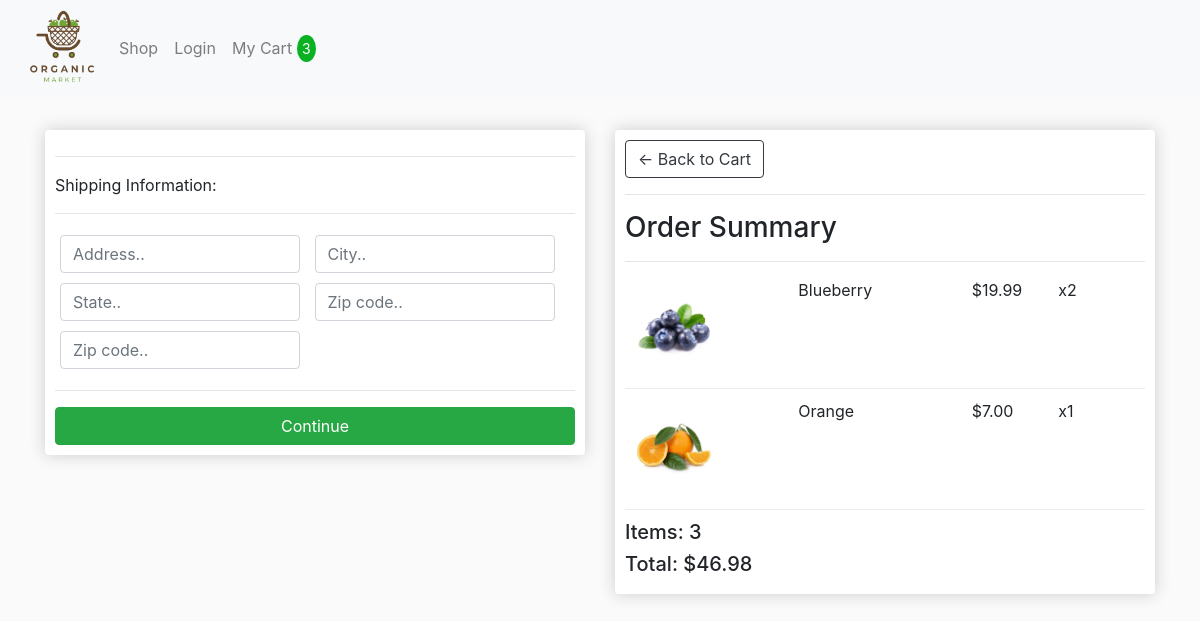
The app's page /checkout/ (signed in) with its own data.
### store/models.py (models this page shows, shortened)
class OrderItem(models.Model):
	product = models.ForeignKey(Product, on_delete=models.SET_NULL, null=True)
	order = models.ForeignKey(Order, on_delete=models.SET_NULL, null=True)
	quantity = models.IntegerField(default=0, null=True, blank=True)
	date_added = models.DateTimeField(auto_now_add=True)
	@property
	def get_total(self):
		total = self.product.price * self.quantity
		return total

class Product(models.Model):
	name = models.CharField(max_length=200)
	price = models.FloatField()
	digital = models.BooleanField(default=False,null=True, blank=True)
	image = models.ImageField(null=True, blank=True)
	reg_date = models.DateTimeField("reg_date")
	@property
	def imageURL(self):
		try:
			url = self.image.url
		except:
			url = ''
		return url

class Order(models.Model):
	customer = models.ForeignKey(Customer, on_delete=models.SET_NULL, null=True, blank=True)
	date_ordered = models.DateTimeField(auto_now_add=True)
	complete = models.BooleanField(default=False)
	transaction_id = models.CharField(max_length=100, null=True)
	@property
	def shipping(self):
		shipping = False
		orderitems = self.orderitem_set.all()
		for i in orderitems:
			if i.product.digital == False:
				shipping = True
		return shipping
	@property
	def get_cart_total(self):
		orderitems = self.orderitem_set.all()
		total = sum([item.get_total for item in orderitems])
		return total
	@property
	def get_cart_items(self):
		orderitems = self.orderitem_set.all()
		total = sum([item.quantity for item in orderitems])
		return total

### store/views.py (the view)
# urls.py: path('checkout/', views.checkout, name="checkout"),
def checkout(request):
	data = cartData(request)
	cartItems = data['cartItems']
	order = data['order']
	items = data['items']
	context = {'items':items, 'order':order, 'cartItems':cartItems}
	return render(request, 'store/checkout.html', context)

### store/views.py (called while the page is built)
def cartData(request):
	if request.user.is_authenticated:
		customer = request.user.customer
		order, created = Order.objects.get_or_create(customer=customer, complete=False)
		items = order.orderitem_set.all()
		cartItems = order.get_cart_items
	else:
		cookieData = cookieCart(request)
		cartItems = cookieData['cartItems']
		order = cookieData['order']
		items = cookieData['items']
	return {'cartItems':cartItems ,'order':order, 'items':items}

### store/templates/store/checkout.html (shortened to what this page needs)
{% extends 'store/main.html' %}
{% load static %}
{% block content %}
     <div class="row">
		<div class="col-lg-6">
			<div class="box-element" id="form-wrapper">
				<form id="form">
					<div id="shipping-info">
						<hr>
						<p>Shipping Information:</p>
						<hr>
						<div class="form-field">
							<input class="form-control" type="text" name="address" placeholder="Address..">
						</div>
						<div class="form-field">
							<input class="form-control" type="text" name="city" placeholder="City..">
						</div>
						<div class="form-field">
							<input class="form-control" type="text" name="state" placeholder="State..">
						</div>
						<div class="form-field">
							<input class="form-control" type="text" name="zipcode" placeholder="Zip code..">
						</div>
						<div class="form-field">
							<input class="form-control" type="text" name="country" placeholder="Zip code..">
						</div>
					</div>
					<hr>
					<input id="form-button" class="btn btn-success btn-block" type="submit" value="Continue">
				</form>
			</div>
			<br>
		</div>
		<div class="col-lg-6">
			<div class="box-element">
				<a  class="btn btn-outline-dark" href="{% url 'cart' %}">&#x2190; Back to Cart</a>
				<hr>
				<h3>Order Summary</h3>
				<hr>
				{% for item in items %}
				<div class="cart-row">
					<div style="flex:2"><img class="row-image" src="{{item.product.imageURL}}"></div>
					<div style="flex:2"><p>{{item.product.name}}</p></div>
					<div style="flex:1"><p>${{item.product.price|floatformat:2}}</p></div>
					<div style="flex:1"><p>x{{item.quantity}}</p></div>
				</div>
				{% endfor %}
				<h5>Items:   {{order.get_cart_items}}</h5>
				<h5>Total:   ${{order.get_cart_total|floatformat:2}}</h5>
			</div>
		</div>
	</div>
{% endblock content %}

### static/css/main.css (style rules this page uses)
body { background-color: hsl(0, 0%, 98%); }
.box-element { box-shadow:hsl(0, 0%, 80%) 0 0 16px; background-color: #fff; border-radius: 4px; padding: 10px; }
.col-lg-4, .col-lg-6, .col-lg-8, .col-lg-12 { margin-top: 10px; }
.row-image { width: 100px; }
.form-field { width:250px; display: inline-block; padding: 5px; }
.cart-row { display: flex; align-items: flex-stretch; padding-bottom: 10px; margin-bottom: 10px; border-bottom: 1px solid #ececec; }

### records on screen
OrderItem: product.imageURL (picture), product.name "Blueberry", product.price "19.99", quantity "2"
OrderItem: product.imageURL (picture), product.name "Orange", product.price "7.00", quantity "1"
Order: get_cart_items "3", get_cart_total "46.98"

### other values on screen
{{ cartItems }} "3"
